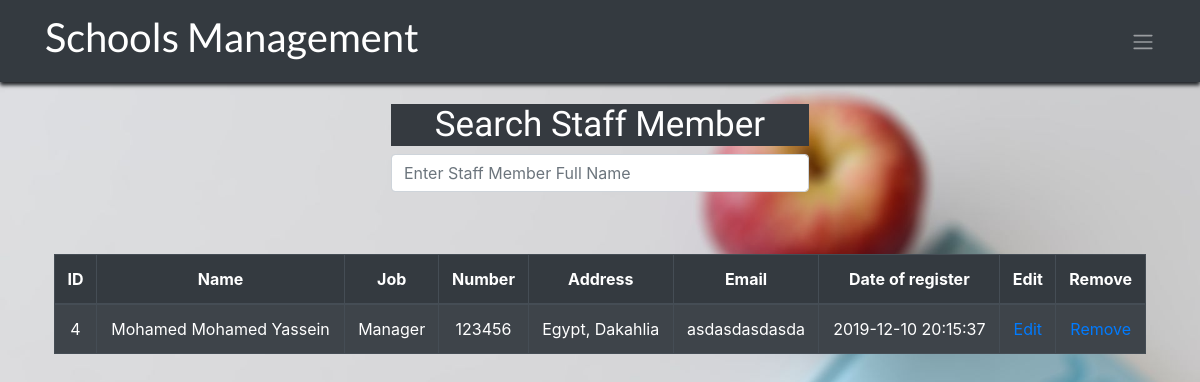
Page /institutions/show_data/search-staffs.php (signed in) on the committed database.
### tables this page shows
CREATE TABLE `staffs` (
  `id` int(11) NOT NULL,
  `school_id` int(11) DEFAULT NULL,
  `username` text DEFAULT NULL,
  `password` text DEFAULT NULL,
  `name` text DEFAULT NULL,
  `job` text DEFAULT NULL,
  `number` text DEFAULT NULL,
  `address` text DEFAULT NULL,
  `email` text DEFAULT NULL,
  `date_of_register` timestamp NOT NULL DEFAULT current_timestamp()
);

### institutions/show_data/search-staffs.php (the view, shortened to what this page needs)
<!DOCTYPE html>
<html>
<head>
  <link rel="stylesheet" href="https://stackpath.bootstrapcdn.com/bootstrap/4.3.1/css/bootstrap.min.css">
</head>
<body>
    <nav class="navbar navbar-expand-sm bg-dark navbar-dark">
        <div class="container">
            <a class="navbar-brand" href="../welcome.php">
                <h1 class="text-center navtitle">Schools Management</h1>
            </a>
            <ul class="nav navbar-nav ml-auto">
                <li class="nav-item dropdown ">
                    <a class="navbar-toggler-icon" href="#" id="navbardrop" data-toggle="dropdown"></a>
                </li>
            </ul>
    </nav>
    <div class="container">
    <div class="col-13 col-sm-6 col-md-5 mx-auto" style="padding: 2%;">
        <div class="form-group">
          <h2 class="text-center" style=" font-size: 35px; font-family:'Coustard', serif; color: #FFFFFF; background-color:#353a40;">Search Staff Member</h2>
          <input type="text" name="search" id="search" autocomplete="off" class="form-control" placeholder="Enter Staff Member Full Name">
        </div>
      </div>
    </div>
    <div class="container" style="padding: 2%;">
        <table class="table table-bordered table-striped table-dark">
            <thead>
                <tr>
                    <th style="text-align: center;">ID</th>
                    <th style="text-align: center;">Name</th>
                    <th style="text-align: center;">Job</th>
                    <th style="text-align: center;">Number</th>
                    <th style="text-align: center;">Address</th>
                    <th style="text-align: center;">Email</th>
                    <th style="text-align: center;">Date of register</th>
                    <th style="text-align: center;">Edit</th>
                    <th style="text-align: center;">Remove</th>
                </tr>
            </thead>
            <tbody>
                <tr>
                    <?php
                    include("../config.php");
                    $query = "SELECT * FROM staffs ORDER BY name";
                    $result = mysqli_query($link, $query);
                    if (mysqli_num_rows($result) > 0) {
                        while ($user = mysqli_fetch_array($result)) {
                            if ($user['school_id'] == (int)$_SESSION['id']) {
                            echo "<td align='center'>" . $user['id'] . "</td>";
                            echo "<td align='center'>" . $user['name'] . "</td>";
                            echo "<td align='center'>" . $user['job'] . "</td>";
                            echo "<td align='center'>" . $user['number'] . "</td>";
                            echo "<td align='center'>" . $user['address'] . "</td>";
                            echo "<td align='center'>" . $user['email'] . "</td>";
                            echo "<td align='center'>" . $user['date_of_register'] . "</td>";
                            echo ("<td align='center'><a href=\"../edit_data/edit-staff.php?staff_id=".$user['id']."\">Edit</a></td>");
                            echo ("<td align='center'><a href=\"../remove_data/remove-staff.php?staff_id=".$user['id']."\">Remove</a></td>");
                            echo "</tr>";
                        }
                    }
                }
                    ?>
        </table>
    </div>
</body>
</html>

### institutions/show_data/search-staffs.php (style rules this page uses)
body { background-image: url("../images/back22.jpg"); background-size: cover; }
.navtitle { font-family: 'Lato', sans-serif; }
.navbar { box-shadow: 0 3px 4px rgba(0, 0, 0, 0.16), 0 3px 4px; }

### rows in the picture
staffs: id "4", name "Mohamed Mohamed Yassein", job "Manager", number "123456", address "Egypt, Dakahlia", email "asdasdasdasda", date_of_register "2019-12-10 20:15:37"
